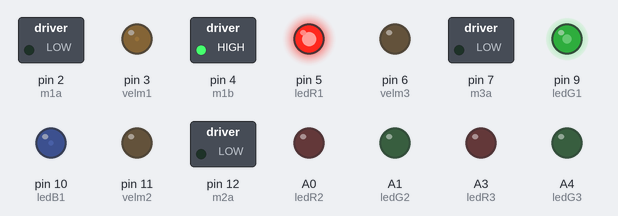
Recording of a sketch running on a simulated Arduino Uno, built with avr-gcc and run on an emulated ATmega328P. Shown: switched loads named in the sketch (green lamp = pin HIGH), output pins drawn as LEDs (lit = HIGH).

Above: at 0.1 s.
At 9.1 s:
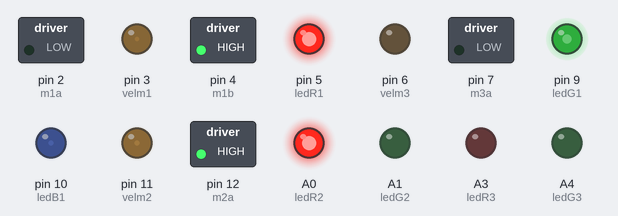
At 20.1 s:
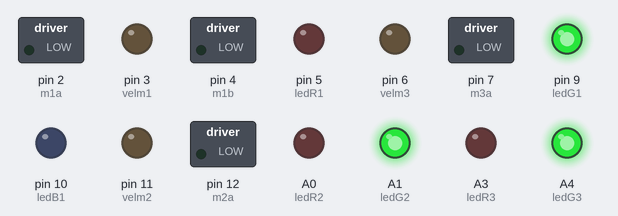
At 23.1 s:
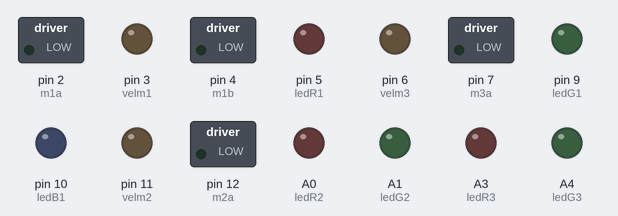
At 35.6 s:
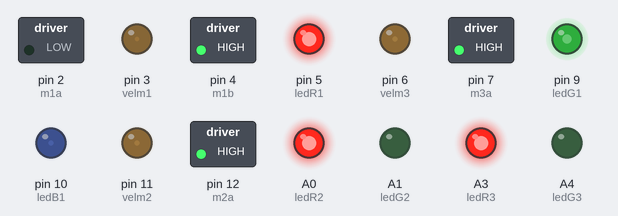
Timing chart, 0 to 40.0 s (numbered marks = the images above):
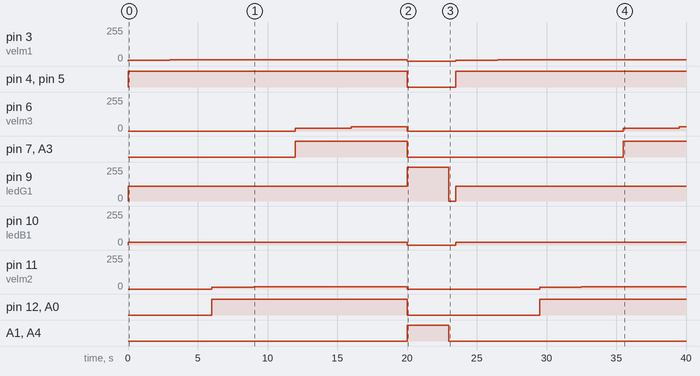

Measured:
- by itself, pin 3 (velm1): 0/255 → 6/255 at 0.00 s, → 9/255 3.0 s later, → 0/255 17.0 s later, → 6/255 3.5 s later, … (5 changes in this stretch)
- by itself, pin 4 (m1b), pin 5 (ledR1): LOW → HIGH at 0.00 s, → LOW 20.0 s later, → HIGH 3.5 s later
- by itself, pin 6 (velm3): 0/255 → 19/255 at 12.0 s, → 31/255 4.0 s later, → 0/255 4.0 s later, → 19/255 15.5 s later, … (5 changes in this stretch)
- by itself, pin 7 (m3a), A3 (ledR3): LOW → HIGH at 12.0 s, → LOW 8.0 s later, → HIGH 15.5 s later
- by itself, pin 9 (ledG1): 0/255 → 110/255 at 0.00 s, → 255/255 20.0 s later, → 0/255 3.0 s later, → 110/255 0.50 s later
- by itself, pin 10 (ledB1): 0/255 → 20/255 at 0.00 s, → 0/255 20.0 s later, → 20/255 3.5 s later
- by itself, pin 11 (velm2): 0/255 → 12/255 at 6.0 s, → 16/255 3.0 s later, → 0/255 11.0 s later, → 12/255 9.5 s later, … (5 changes in this stretch)
- by itself, pin 12 (m2a), A0 (ledR2): LOW → HIGH at 6.0 s, → LOW 14.0 s later, → HIGH 9.5 s later

The sketch:

Ponte_Rolante.ino
```cpp
//DECLARA PORTAS DO MOTOR 1
#define velm1 3
#define m1a 2
#define m1b 4
//DECLARA PORTAS DO MOTOR 2
#define velm2 11
#define m2a 12
#define m2b 13
//DECLARA PORTAS DO MOTOR 3
#define velm3 6
#define m3a 7
#define m3b 8
//DECLARA PORTAS DO LED RGB 1
#define ledR1 5
#define ledG1 9
#define ledB1 10
//DECLARA PORTAS DO LED RGB 2
#define ledR2 A0
#define ledG2 A1
#define ledB2 A2
//DECLARA PORTAS DO LED RGB 3
#define ledR3 A3
#define ledG3 A4
#define ledB3 A5
//DECLARA RPM INICIAL
int RPM400 = 6.8;
int RPM800 = 12.6;
int RPM1200 = 19;
//DECLARA RPM FINAL
int RPM600 = 9;
int RPM1000 = 16;
int RPM2000 = 31;

void setup(){
  //SAÍDA MOTOR 1
  pinMode(velm1, OUTPUT);
  pinMode(m1a, OUTPUT);
  pinMode(m1b, OUTPUT);
  //SAÍDA MOTOR 2
  pinMode(velm2, OUTPUT);
  pinMode(m2a, OUTPUT);
  pinMode(m2b, OUTPUT);
  //SAÍDA MOTOR 3
  pinMode(velm3, OUTPUT);
  pinMode(m3a, OUTPUT);
  pinMode(m3b, OUTPUT);
  //SAÍDA LED RGB 1
  pinMode(ledR1, OUTPUT);
  pinMode(ledG1, OUTPUT);
  pinMode(ledB1, OUTPUT);
  //SAÍDA LED RGB 2
  pinMode(ledR2, OUTPUT);
  pinMode(ledG2, OUTPUT);
  pinMode(ledB2, OUTPUT);
  //SAÍDA LED RGB 3
  pinMode(ledR3, OUTPUT);
  pinMode(ledG3, OUTPUT);
  pinMode(ledB3, OUTPUT);
  //ESCRITA DO MOTOR 1
  analogWrite(velm1, 0);
  digitalWrite(m1a, LOW);
  digitalWrite(m1b, LOW);
  //ESCRITA DO MOTOR 2
  analogWrite(velm2, 0);
  digitalWrite(m2a, LOW);
  digitalWrite(m2b, LOW);
  //ESCRITA DO MOTOR 3
  analogWrite(velm3, 0);
  digitalWrite(m3a, LOW);
  digitalWrite(m3b, LOW);
}

void loop(){
  motor1_led_Laranja();
  motor2_led_Vermelho();
  motor3_led_Vermelho();
  parado();
}

void motor1_led_Laranja(){
  //M1 + led laranja
  analogWrite(ledR1, 255);
  analogWrite(ledG1, 110);
  analogWrite(ledB1, 20);

  analogWrite(velm1, RPM400);
  digitalWrite(m1a, LOW);
  digitalWrite(m1b, HIGH);
  delay(3000);
  analogWrite(velm1, RPM600);
  digitalWrite(m1a, LOW);
  digitalWrite(m1b, HIGH);
  delay(3000);
}

void motor2_led_Vermelho(){
  //M2 + led vermelho
  analogWrite(ledR2, 255);
  analogWrite(ledG2, 0);
  analogWrite(ledB2, 0);

  analogWrite(velm2, RPM800);
  digitalWrite(m2a, HIGH);
  digitalWrite(m2b, LOW);
  delay(3000);
  analogWrite(velm2, RPM1000);
  digitalWrite(m2a, HIGH);
  digitalWrite(m2b, LOW);
  delay(3000);
}

void motor3_led_Vermelho(){
  //M3 + led vermelho
  analogWrite(ledR3, 255);
  analogWrite(ledG3, 0);
  analogWrite(ledB3, 0);

  analogWrite(velm3, RPM1200);
  digitalWrite(m3a, HIGH);
  digitalWrite(m3b, LOW);
  delay(4000);

  analogWrite(velm3, RPM2000);
  digitalWrite(m3a, HIGH);
  digitalWrite(m3b, LOW);
  delay(4000);
}

void parado(){
  //LED VERDE
  analogWrite(ledR1, 0);
  analogWrite(ledG1, 255);
  analogWrite(ledB1, 0);

  analogWrite(ledR2, 0);
  analogWrite(ledG2, 255);
  analogWrite(ledB2, 0);

  analogWrite(ledR3, 0);
  analogWrite(ledG3, 255);
  analogWrite(ledB3, 0);

  //PARA MOTORES
  analogWrite(velm1, 0);
  digitalWrite(m1a, 0);
  digitalWrite(m1b, 0);

  analogWrite(velm2, 0);
  digitalWrite(m2a, 0);
  digitalWrite(m2b, 0);

  analogWrite(velm3, 0);
  digitalWrite(m3a, 0);
  digitalWrite(m3b, 0);

  delay(3000);

  //APAGA LEDS
  analogWrite(ledR1, 0);
  analogWrite(ledG1, 0);
  analogWrite(ledB1, 0);

  analogWrite(ledR2, 0);
  analogWrite(ledG2, 0);
  analogWrite(ledB2, 0);

  analogWrite(ledR3, 0);
  analogWrite(ledG3, 0);
  analogWrite(ledB3, 0);

  delay(500);
}
```
